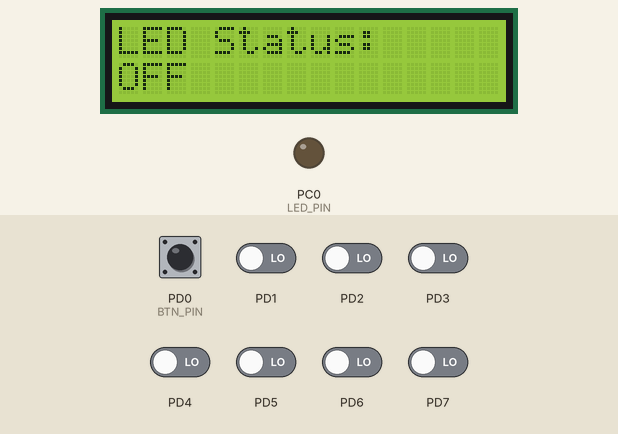
The program below on a simulated ATmega32, built with avr-gcc and emulated at 16 MHz. Parts: 16×2 character LCD, output pins drawn as LEDs (lit = HIGH). Wiring (inferred from the names in the program): character LCD (HD44780): RS PB0; E PB1; data PA4, PA5, PA6, PA7. The test bench sets the inputs (shaded band); at power-on: PD0 (BTN_PIN), PD1–7 LOW. Pins used as bus, display or sensor lines are not drawn.

Above: at 1.2 s.
1.3 s: PD0 (BTN_PIN) pulled HIGH for 0.15 s
At 2.2 s:
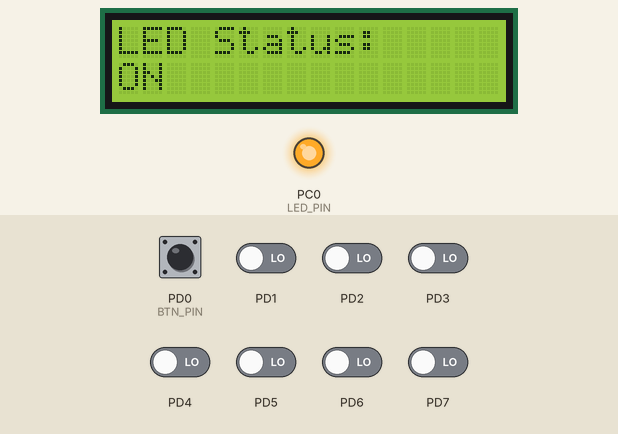
2.9 s: PD0 (BTN_PIN) pulled HIGH for 1 s
At 3.4 s:
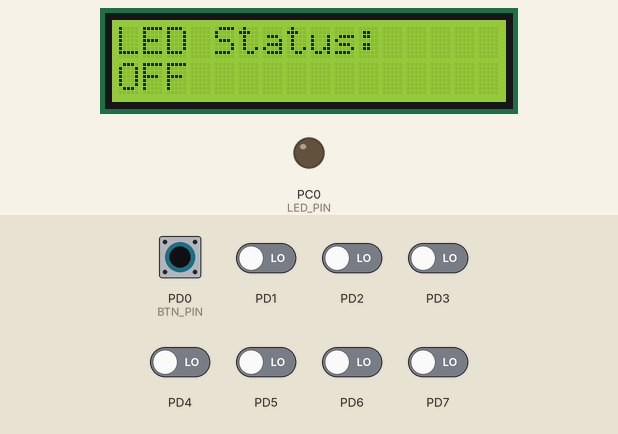
Timing chart, 0 to 5.9 s (numbered marks = the images above; inputs shaded):
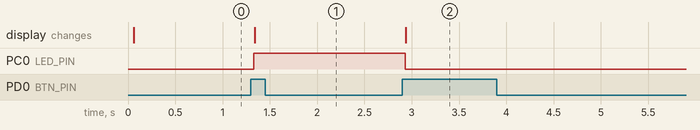

Measured:
- after the input at 1.3 s, PC0 (LED_PIN): LOW → HIGH at once; the display: changes at once (image 1)
- after the input at 2.9 s, PC0 (LED_PIN): HIGH → LOW at once; the display: changes at once (image 2)

The program:

main.c
```c
/*
 * TOGGLE-LED.c
 *
 * Created: 10/3/2026 6:08:52 PM
 * Author : Administrator
 * Created by: AhmedLashin (AL6)
 */
#ifndef F_CPU
#define F_CPU 16000000UL
#endif

#include <util/delay.h>
#include "HAL/LED/led.h"
#include "HAL/Button/button.h"
#include "HAL/LCD/lcd.h"

#define BTN_PORT PORT_D
#define BTN_PIN  PIN0

#define LED_PORT PORT_C
#define LED_PIN  PIN0

int main(void) {
	LED_Init(LED_PORT, LED_PIN);
	Button_Init(BTN_PORT, BTN_PIN);
	LCD_Init();

	uint8_t led_state = 0;
	uint8_t btn_prev_state = LOW;

	LCD_Clear();
	LCD_SendString("LED Status:");
	LCD_SendCommand(0xC0);
	LCD_SendString("OFF");

	while (1) {
		uint8_t btn_current_state = Button_Read(BTN_PORT, BTN_PIN);

		if (btn_current_state == HIGH && btn_prev_state == LOW) {
			_delay_ms(30);
			if (Button_Read(BTN_PORT, BTN_PIN) == HIGH) {
				led_state ^= 1;
				if (led_state) {
					LED_TurnOn(LED_PORT, LED_PIN);
					LCD_SendCommand(0xC0);
					LCD_SendString("ON ");
					} else {
					LED_TurnOff(LED_PORT, LED_PIN);
					LCD_SendCommand(0xC0);
					LCD_SendString("OFF");
				}
			}
		}
		btn_prev_state = btn_current_state;
	}
}
```

button.c
```c
/*
 * button.c
 *
 * Created: 10/3/2026 6:14:34 PM
 *  Author: Administrator
 *  Created by: AhmedLashin (AL6)
 */
#include "button.h"

void Button_Init(uint8_t port, uint8_t pin) {
	DIO_SetPinDirection(port, pin, INPUT);
}

uint8_t Button_Read(uint8_t port, uint8_t pin) {
	return DIO_ReadPin(port, pin);
}
```

button.h
```c
/*
 * button.h
 *
 * Created: 10/3/2026 6:14:55 PM
 *  Author: Administrator
 *  Created by: AhmedLashin (AL6)
 */

#ifndef BUTTON_H_
#define BUTTON_H_

#include "../../MCAL/DIO/dio.h"

void Button_Init(uint8_t port, uint8_t pin);
uint8_t Button_Read(uint8_t port, uint8_t pin);

#endif
```

lcd.c
```c
/*
 * lcd.c
 *
 * Created: 10/3/2026 6:15:37 PM
 *  Author: Administrator
 *  Created by: AhmedLashin (AL6)
 */
#include "lcd.h"

static void LCD_PulseEnable(void) {
	DIO_WritePin(LCD_CTRL_PORT, EN_PIN, HIGH);
	_delay_us(1);
	DIO_WritePin(LCD_CTRL_PORT, EN_PIN, LOW);
	_delay_us(100);
}

void LCD_SendCommand(uint8_t cmd) {
	DIO_WritePin(LCD_CTRL_PORT, RS_PIN, LOW);

	DIO_WritePin(LCD_DATA_PORT, PIN4, (cmd >> 4) & 1);
	DIO_WritePin(LCD_DATA_PORT, PIN5, (cmd >> 5) & 1);
	DIO_WritePin(LCD_DATA_PORT, PIN6, (cmd >> 6) & 1);
	DIO_WritePin(LCD_DATA_PORT, PIN7, (cmd >> 7) & 1);
	LCD_PulseEnable();

	DIO_WritePin(LCD_DATA_PORT, PIN4, (cmd >> 0) & 1);
	DIO_WritePin(LCD_DATA_PORT, PIN5, (cmd >> 1) & 1);
	DIO_WritePin(LCD_DATA_PORT, PIN6, (cmd >> 2) & 1);
	DIO_WritePin(LCD_DATA_PORT, PIN7, (cmd >> 3) & 1);
	LCD_PulseEnable();

	_delay_ms(2);
}

void LCD_SendChar(char data) {
	DIO_WritePin(LCD_CTRL_PORT, RS_PIN, HIGH);

	DIO_WritePin(LCD_DATA_PORT, PIN4, (data >> 4) & 1);
	DIO_WritePin(LCD_DATA_PORT, PIN5, (data >> 5) & 1);
	DIO_WritePin(LCD_DATA_PORT, PIN6, (data >> 6) & 1);
	DIO_WritePin(LCD_DATA_PORT, PIN7, (data >> 7) & 1);
	LCD_PulseEnable();

	DIO_WritePin(LCD_DATA_PORT, PIN4, (data >> 0) & 1);
	DIO_WritePin(LCD_DATA_PORT, PIN5, (data >> 1) & 1);
	DIO_WritePin(LCD_DATA_PORT, PIN6, (data >> 2) & 1);
	DIO_WritePin(LCD_DATA_PORT, PIN7, (data >> 3) & 1);
	LCD_PulseEnable();

	_delay_ms(2);
}

void LCD_Init(void) {
	DIO_SetPinDirection(LCD_DATA_PORT, PIN4, OUTPUT);
	DIO_SetPinDirection(LCD_DATA_PORT, PIN5, OUTPUT);
	DIO_SetPinDirection(LCD_DATA_PORT, PIN6, OUTPUT);
	DIO_SetPinDirection(LCD_DATA_PORT, PIN7, OUTPUT);

	DIO_SetPinDirection(LCD_CTRL_PORT, RS_PIN, OUTPUT);
	DIO_SetPinDirection(LCD_CTRL_PORT, EN_PIN, OUTPUT);

	_delay_ms(20);
	LCD_SendCommand(0x02);
	LCD_SendCommand(0x28);
	LCD_SendCommand(0x0C);
	LCD_SendCommand(0x01);
}

void LCD_SendString(const char *str) {
	while(*str) {
		LCD_SendChar(*str++);
	}
}

void LCD_Clear(void) {
	LCD_SendCommand(0x01);
}
```

lcd.h
```c
/*
 * lcd.h
 *
 * Created: 10/3/2026 6:15:18 PM
 *  Author: Administrator
 * Created by: AhmedLashin (AL6)
 */

#ifndef LCD_H_
#define LCD_H_

#ifndef F_CPU
#define F_CPU 16000000UL
#endif

#include <util/delay.h>
#include "../../MCAL/DIO/dio.h"

#define LCD_DATA_PORT PORT_A
#define LCD_CTRL_PORT PORT_B

#define RS_PIN PIN0
#define EN_PIN PIN1

void LCD_Init(void);
void LCD_SendCommand(uint8_t cmd);
void LCD_SendChar(char data);
void LCD_SendString(const char *str);
void LCD_Clear(void);

#endif
```

led.c
```c
/*
 * led.c
 *
 * Created: 10/3/2026 6:14:02 PM
 *  Author: Administrator
 *  Created by: AhmedLashin (AL6)
 */
#include "led.h"

void LED_Init(uint8_t port, uint8_t pin) {
	DIO_SetPinDirection(port, pin, OUTPUT);
}

void LED_TurnOn(uint8_t port, uint8_t pin) {
	DIO_WritePin(port, pin, HIGH);
}

void LED_TurnOff(uint8_t port, uint8_t pin) {
	DIO_WritePin(port, pin, LOW);
}

void LED_Toggle(uint8_t port, uint8_t pin) {
	DIO_TogglePin(port, pin);
}
```

led.h
```c
/*
 * led.h
 *
 * Created: 10/3/2026 6:13:42 PM
 *  Author: Administrator
 *  Created by: AhmedLashin (AL6)
 */
#ifndef LED_H_
#define LED_H_

#include "../../MCAL/DIO/dio.h"

void LED_Init(uint8_t port, uint8_t pin);
void LED_TurnOn(uint8_t port, uint8_t pin);
void LED_TurnOff(uint8_t port, uint8_t pin);
void LED_Toggle(uint8_t port, uint8_t pin);

#endif
```

dio.c
```c
/*
 * dio.c
 *
 * Created: 10/3/2026 6:13:16 PM
 *  Author: Administrator
 *  Created by: AhmedLashin (AL6)
 */
#include "dio.h"
#include <avr/io.h>
void DIO_SetPinDirection(uint8_t port, uint8_t pin, uint8_t direction) {
	switch(port) {
		case PORT_A:
		if(direction == OUTPUT) DDRA |= (1 << pin);
		else DDRA &= ~(1 << pin);
		break;
		case PORT_B:
		if(direction == OUTPUT) DDRB |= (1 << pin);
		else DDRB &= ~(1 << pin);
		break;
		case PORT_C:
		if(direction == OUTPUT) DDRC |= (1 << pin);
		else DDRC &= ~(1 << pin);
		break;
		case PORT_D:
		if(direction == OUTPUT) DDRD |= (1 << pin);
		else DDRD &= ~(1 << pin);
		break;
	}
}

void DIO_WritePin(uint8_t port, uint8_t pin, uint8_t value) {
	switch(port) {
		case PORT_A:
		if(value == HIGH) PORTA |= (1 << pin);
		else PORTA &= ~(1 << pin);
		break;
		case PORT_B:
		if(value == HIGH) PORTB |= (1 << pin);
		else PORTB &= ~(1 << pin);
		break;
		case PORT_C:
		if(value == HIGH) PORTC |= (1 << pin);
		else PORTC &= ~(1 << pin);
		break;
		case PORT_D:
		if(value == HIGH) PORTD |= (1 << pin);
		else PORTD &= ~(1 << pin);
		break;
	}
}

uint8_t DIO_ReadPin(uint8_t port, uint8_t pin) {
	uint8_t val = 0;
	switch(port) {
		case PORT_A: val = (PINA >> pin) & 0x01; break;
		case PORT_B: val = (PINB >> pin) & 0x01; break;
		case PORT_C: val = (PINC >> pin) & 0x01; break;
		case PORT_D: val = (PIND >> pin) & 0x01; break;
	}
	return val;
}

void DIO_TogglePin(uint8_t port, uint8_t pin) {
	switch(port) {
		case PORT_A: PORTA ^= (1 << pin); break;
		case PORT_B: PORTB ^= (1 << pin); break;
		case PORT_C: PORTC ^= (1 << pin); break;
		case PORT_D: PORTD ^= (1 << pin); break;
	}
}
```

dio.h
```c
/*
 * dio.h
 *
 * Created: 10/3/2026 6:12:54 PM
 *  Author: Administrator
 * Created by: AhmedLashin (AL6)
 */
#ifndef DIO_H_
#define DIO_H_

#include <avr/io.h>

#define PORT_A 0
#define PORT_B 1
#define PORT_C 2
#define PORT_D 3

#define PIN0 0
#define PIN1 1
#define PIN2 2
#define PIN3 3
#define PIN4 4
#define PIN5 5
#define PIN6 6
#define PIN7 7

#define INPUT  0
#define OUTPUT 1

#define LOW  0
#define HIGH 1

void DIO_SetPinDirection(uint8_t port, uint8_t pin, uint8_t direction);
void DIO_WritePin(uint8_t port, uint8_t pin, uint8_t value);
uint8_t DIO_ReadPin(uint8_t port, uint8_t pin);
void DIO_TogglePin(uint8_t port, uint8_t pin);

#endif
```
